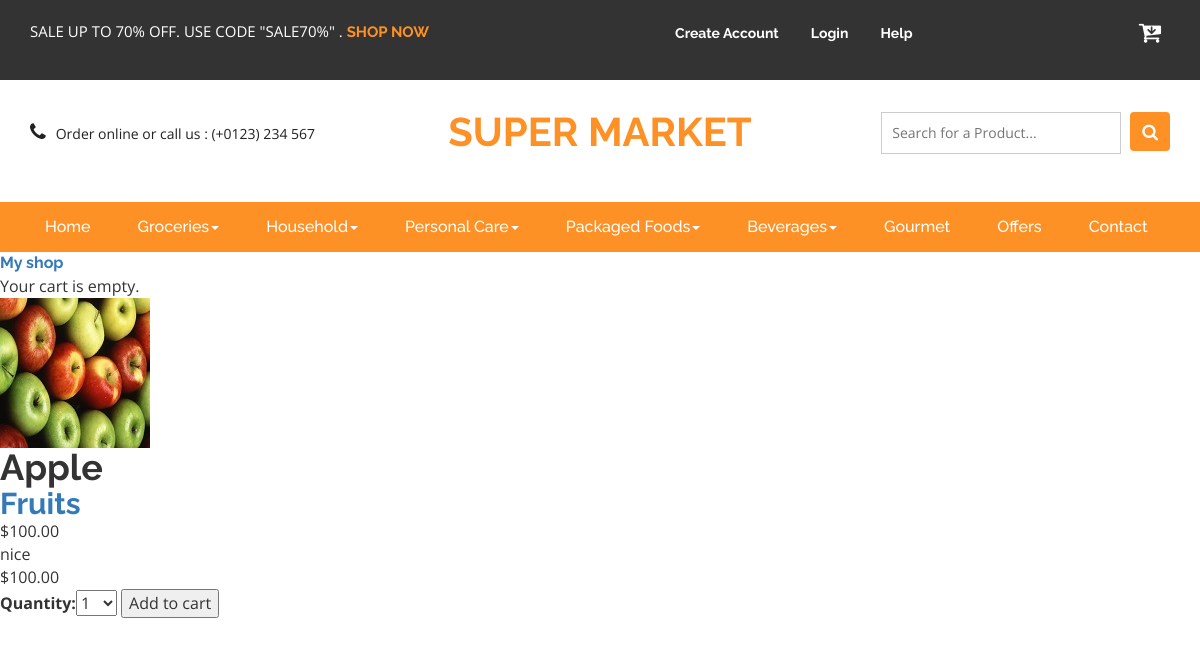
The page /1/apple/ on the database its author committed.
### shop/models.py (models this page shows, shortened)
class Product(models.Model):
    category = models.ForeignKey(Category,
    related_name='products')
    name = models.CharField(max_length=200, db_index=True)
    slug = models.SlugField(max_length=200, db_index=True)
    image = models.ImageField(upload_to='products/%Y/%m/%d',
    blank=True)
    description = models.TextField(blank=True)
    price = models.DecimalField(max_digits=10, decimal_places=2)
    stock = models.PositiveIntegerField()
    available = models.BooleanField(default=True)
    created = models.DateTimeField(auto_now_add=True)
    updated = models.DateTimeField(auto_now=True)
    class Meta:
        ordering = ('name',)
        index_together = (('id', 'slug'),)

class Category(models.Model):
    name = models.CharField(max_length=200,
    db_index=True)
    slug = models.SlugField(max_length=200,db_index=True,unique=True)
    class Meta:
        ordering = ('name',)
        verbose_name = 'category'
        verbose_name_plural = 'categories'
    def __str__(self):
        return self.name
    def get_absolute_url(self):
        return reverse('shop:product_list_by_category',
                       args=[self.slug])

### shop/views.py (the view)
# urls.py: url(r'^(?P<id>\d+)/(?P<slug>[-\w]+)/$',views.product_detail,name='product_detail'),
def product_detail(request, id, slug):
    product = get_object_or_404(Product,
                                id=id,
                                slug=slug,
                                available=True)
    cart_product_form = CartAddProductForm()
    return render(request,
                  'shop/product/detail.html',
                  {'product': product,
                   'cart_product_form': cart_product_form})

### cart/forms.py
class CartAddProductForm(forms.Form):
    quantity = forms.TypedChoiceField(
                                choices=PRODUCT_QUANTITY_CHOICES,
                                coerce=int)
    update = forms.BooleanField(required=False,
                                initial=False,
                                widget=forms.HiddenInput)

### cart/cart.py (called while the page is built)
    def __len__(self):
        return sum(item['quantity'] for item in self.cart.values())

### cart/context_processors.py (called while the page is built)
def cart(request):
    return {'cart': Cart(request)}

### shop/templates/shop/product/detail.html (shortened to what this page needs)
{% extends "shop/base.html" %}
{% load static %}
{% block content %}
<div class="product-detail">
    <img src="{% if product.image %}{{ product.image.url }}{% else %}{% static 'img/no_image.png' %}{% endif %}">
    <h1>{{ product.name }}</h1>
    <h2><a href="{{ product.category.get_absolute_url }}">{{ product.category }}</a></h2>
    <p class="price">${{ product.price }}</p>{{ product.description|linebreaks }}
</div>
     <p class="price">${{ product.price }}</p>
        <form action="{% url 'cart:cart_add' product.id %}" method="post">
            {{ cart_product_form }}
            <input type="submit" value="Add to cart">
        </form>
{% endblock %}

### shop/static/shop/css/styles.css (style rules this page uses)
html, body { font-size: 100%; font-family: 'Open Sans', sans-serif; background:#ffffff; }
p { margin:0; }
ul,label { margin:0; padding:0; }
input[type="submit"],#PPMiniCart .minicart-submit,.w3ls_vegetables ul li a,input[type="reset"],.agileinfo_mail_grid_left ul li a,.events_bottom_left2 ul li a,.w3ls_service_grids1_right a,ul.agileits_social_icons li a,.w3l_banner_nav_right_banner_pet a,.w3ls_w3l_banner_nav_right_grid_head_grid ul li a,.products-breadcrumb ul li a,.w3_footer_grid ul li a,.w3l_fresh_vegetables_grid ul li a,.wthree_footer_copy p a,.agile_top_brand_left_grid1 .button,.w3ls_logo_products_left1 ul.special_items li a,.w3ls_logo_products_left1 ul.phone_email li a { transition: .5s ease-in; -webkit-transition: .5s ease-in; -moz-transition: .5s ease-in; -o-transition: .5s ease-in; -ms-transition: .5s ease-in; }

### rows shown on the page
Product: image (picture), name "Apple", category "Fruits", price "100.00", description "nice"
